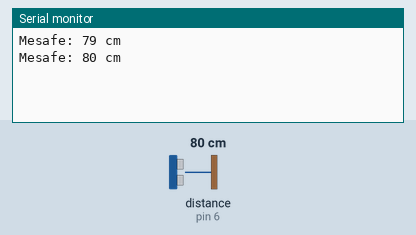
Simulated run of this sketch. Board: Arduino Uno, built with avr-gcc and run on an emulated ATmega328P. Shown: the last lines printed to the serial monitor. Wiring (inferred from the names in the program): ultrasonic range finder: trigger pin 7; echo pin 6. Inputs (shaded band) come from the test bench; at power-on: distance to the obstacle (sensor on pin 6) 80 cm. The echo pulse lasts 58.3 µs per cm.

Above: at 1.8 s.
1.9 s: distance to the obstacle (sensor on pin 6) set to 2 cm
At 2.8 s:
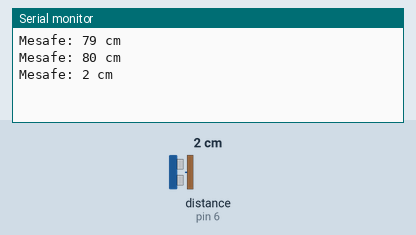
3.4 s: distance to the obstacle (sensor on pin 6) set to 4 cm
At 4.6 s:
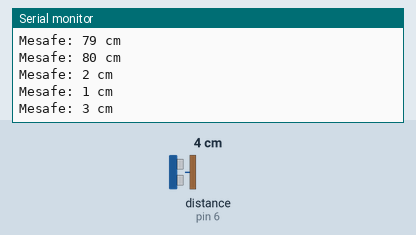
Timing chart, 0 to 6.4 s (numbered marks = the images above; inputs shaded):
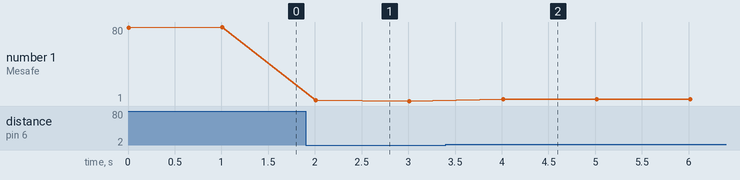

Measured:
- after the input at 1.9 s, the serial monitor: prints a new line after 0.11 s (image 1)
- after the input at 3.4 s, the serial monitor: prints a new line after 0.61 s (image 2)
- plotted number 1: 80 → 1 after the input at 1.9 s, 1 → 3 after the input at 3.4 s

The sketch:

HC-SR04.ino
```cpp
// HC-SR04 ultrasonik sensör pin tanımları
const int trigPin = 7;
const int echoPin = 6;

// Mesafe ölçümü için değişkenler
long mesafe;
long sure;

void setup() {
  Serial.begin(9600); // Seri iletişim başlat
  pinMode(trigPin, OUTPUT); // Trig pinini çıkış olarak ayarla
  pinMode(echoPin, INPUT); // Echo pinini giriş olarak ayarla
}

void loop() {
  // Trig pinine kısa bir darbe gönder
  digitalWrite(trigPin, LOW);
  delayMicroseconds(2);
  digitalWrite(trigPin, HIGH);
  delayMicroseconds(10);
  digitalWrite(trigPin, LOW);

  // Echo pininden gelen süreyi ölç
  sure = pulseIn(echoPin, HIGH);

  // Mesafeyi hesapla (Ses hızı 343 m/s, sensör iki yönlü çalıştığı için 2 ile çarpılır)
  mesafe = (sure / 2) * 0.0343;

  // Mesafeyi seri monitöre yazdır
  Serial.print("Mesafe: ");
  Serial.print(mesafe);
  Serial.println(" cm");

  // 1 saniye bekle
  delay(1000);
}
```
